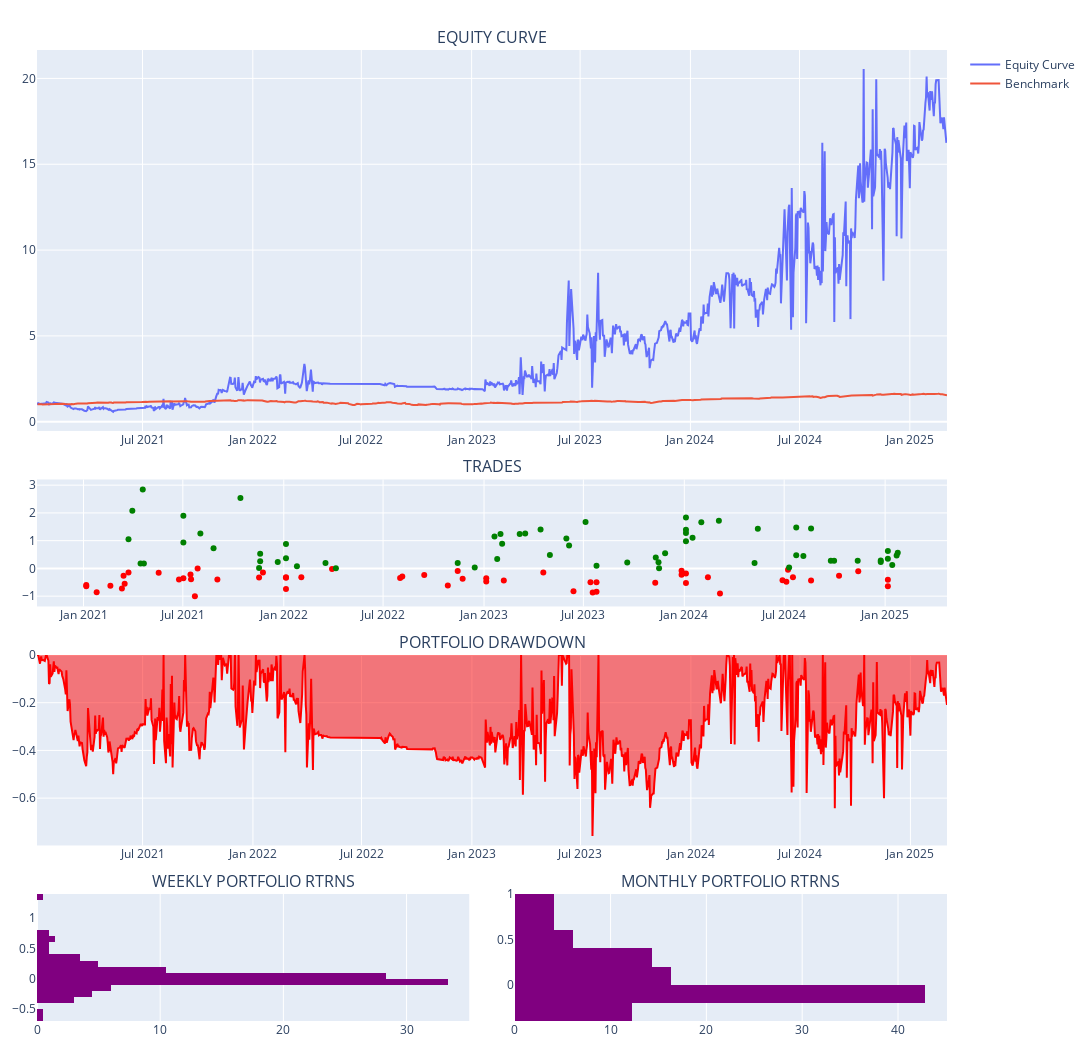

Write notebook code for a chart like this one.
### Code cell
option_aggregator.plot_portfolio()

### Figure 1 — Plotly figure (JSON) as saved in the notebook; plotly's stock layout.template omitted (floating-point values rounded to 4 significant figures; data arrays with more than 128 entries replaced by an {"elided": "..."} marker saying what was removed)
{"data": [{"name": "Equity Curve", "showlegend": true, "type": "scatter", "x": {"elided": "955 str values"}, "xaxis": "x", "y": {"elided": "955 float values"}, "yaxis": "y"}, {"name": "Benchmark", "showlegend": true, "type": "scatter", "x": {"elided": "1085 str values"}, "xaxis": "x", "y": {"elided": "1085 float values"}, "yaxis": "y"}, {"customdata": [18, 22, 8, 12, 12, 6, 14, 6, 3, 5, 5, 5, 7, 8, 4, 30, 3, 19, 8, 2, 7, 10, 19, 2, 3, 6, 10, 45, 7, 128, 7, 5, 18, 7, 60, 38, 18, 112, 232, 33, 5, 12, 13, 40, 32, 18, 20, 8, 16, 77, 44, 9, 56, 20, 13, 39, 31, 22, 123, 34, 20, 25, 330, 43, 82, 13, 37, 74, 3, 15, 38, 91, 19, 22, 19, 14, 3, 668, 31, 20, 54, 92, 106, 40, 29, 168, 18, 55, 241, 96, 28, 46, 56, 53, 183, 1160, 30, 92, 35, 257, 35, 59, 97, 400, 19, 138, 28, 14, 59, 112, 133, 74, 137, 97, 340, 64], "hovertemplate": "<b>%{text}</b><br><br>Date: %{x}<br>Size: %{customdata}<br>PnL: %{y}<br>", "marker": {"color": ["red", "red", "red", "red", "red", "red", "red", "red", "green", "green", "green", "green", "green", "red", "red", "red", "green", "green", "red", "red", "red", "red", "green", "green", "red", "green", "red", "green", "green", "green", "red", "green", "green", "red", "red", "red", "green", "green", "red", "green", "red", "green", "red", "red", "red", "red", "green", "red", "red", "green", "red", "red", "green", "green", "green", "green", "red", "green", "green", "green", "red", "green", "green", "green", "red", "green", "red", "red", "green", "red", "red", "green", "red", "green", "green", "green", "green", "red", "red", "red", "red", "green", "green", "green", "green", "green", "green", "red", "green", "red", "green", "green", "red", "red", "red", "green", "red", "green", "green", "green", "red", "green", "green", "green", "red", "green", "red", "green", "green", "red", "red", "green", "green", "green", "green", "green"]}, "mode": "markers", "name": "Ticker", "showlegend": false, "text": ["AAPL", "TSLA", "NFLX", "NVDA", "BA", "NVDA", "AAPL", "AAPL", "META", "NVDA", "AMZN", "COST", "SBUX", "AAPL", "AMZN", "AMD", "AAPL", "NVDA", "SBUX", "NFLX", "SBUX", "META", "AMD", "NFLX", "AMZN", "TSLA", "META", "AMD", "AMZN", "NVDA", "COST", "AAPL", "NFLX", "TSLA", "AMD", "AAPL", "COST", "NVDA", "NVDA", "AAPL", "AMZN", "TSLA", "COST", "AAPL", "AAPL", "NFLX", "BA", "NFLX", "COST", "NVDA", "SBUX", "BA", "NVDA", "NFLX", "META", "AMD", "AAPL", "AAPL", "NVDA", "META", "SBUX", "AMZN", "NVDA", "TSLA", "AMD", "COST", "AMZN", "TSLA", "BA", "NFLX", "AAPL", "META", "SBUX", "AMD", "AMZN", "TSLA", "BA", "NVDA", "COST", "BA", "AAPL", "AMD", "META", "COST", "NFLX", "NVDA", "AMZN", "SBUX", "NVDA", "AMD", "AMD", "AAPL", "AMZN", "TSLA", "META", "NVDA", "AMD", "COST", "NFLX", "META", "SBUX", "TSLA", "AAPL", "META", "AMD", "TSLA", "AMZN", "BA", "COST", "AAPL", "AMZN", "BA", "NFLX", "COST", "META", "SBUX"], "type": "scatter", "x": ["2021-01-06T00:00:00", "2021-01-06T00:00:00", "2021-01-25T00:00:00", "2021-02-19T00:00:00", "2021-03-12T00:00:00", "2021-03-15T00:00:00", "2021-03-17T00:00:00", "2021-03-24T00:00:00", "2021-03-24T00:00:00", "2021-03-31T00:00:00", "2021-04-15T00:00:00", "2021-04-19T00:00:00", "2021-04-21T00:00:00", "2021-05-18T00:00:00", "2021-06-24T00:00:00", "2021-07-02T00:00:00", "2021-07-02T00:00:00", "2021-07-02T00:00:00", "2021-07-15T00:00:00", "2021-07-16T00:00:00", "2021-07-23T00:00:00", "2021-07-28T00:00:00", "2021-08-02T00:00:00", "2021-08-26T00:00:00", "2021-09-02T00:00:00", "2021-10-14T00:00:00", "2021-11-17T00:00:00", "2021-11-17T00:00:00", "2021-11-19T00:00:00", "2021-11-19T00:00:00", "2021-11-24T00:00:00", "2021-12-21T00:00:00", "2022-01-05T00:00:00", "2022-01-05T00:00:00", "2022-01-05T00:00:00", "2022-01-05T00:00:00", "2022-01-05T00:00:00", "2022-01-25T00:00:00", "2022-02-02T00:00:00", "2022-03-18T00:00:00", "2022-03-30T00:00:00", "2022-04-06T00:00:00", "2022-08-01T00:00:00", "2022-08-05T00:00:00", "2022-09-14T00:00:00", "2022-10-27T00:00:00", "2022-11-14T00:00:00", "2022-11-14T00:00:00", "2022-11-23T00:00:00", "2022-12-15T00:00:00", "2023-01-05T00:00:00", "2023-01-05T00:00:00", "2023-01-20T00:00:00", "2023-01-25T00:00:00", "2023-01-31T00:00:00", "2023-02-03T00:00:00", "2023-02-06T00:00:00", "2023-03-07T00:00:00", "2023-03-17T00:00:00", "2023-04-14T00:00:00", "2023-04-19T00:00:00", "2023-05-01T00:00:00", "2023-05-31T00:00:00", "2023-06-05T00:00:00", "2023-06-13T00:00:00", "2023-07-05T00:00:00", "2023-07-14T00:00:00", "2023-07-18T00:00:00", "2023-07-25T00:00:00", "2023-07-25T00:00:00", "2023-07-25T00:00:00", "2023-09-19T00:00:00", "2023-11-09T00:00:00", "2023-11-10T00:00:00", "2023-11-15T00:00:00", "2023-11-16T00:00:00", "2023-11-27T00:00:00", "2023-12-27T00:00:00", "2023-12-27T00:00:00", "2024-01-04T00:00:00", "2024-01-04T00:00:00", "2024-01-04T00:00:00", "2024-01-04T00:00:00", "2024-01-04T00:00:00", "2024-01-04T00:00:00", "2024-01-16T00:00:00", "2024-02-01T00:00:00", "2024-02-13T00:00:00", "2024-03-04T00:00:00", "2024-03-06T00:00:00", "2024-05-08T00:00:00", "2024-05-14T00:00:00", "2024-06-28T00:00:00", "2024-07-05T00:00:00", "2024-07-08T00:00:00", "2024-07-10T00:00:00", "2024-07-17T00:00:00", "2024-07-23T00:00:00", "2024-07-23T00:00:00", "2024-08-05T00:00:00", "2024-08-19T00:00:00", "2024-08-19T00:00:00", "2024-09-24T00:00:00", "2024-09-30T00:00:00", "2024-10-09T00:00:00", "2024-11-12T00:00:00", "2024-11-13T00:00:00", "2024-12-24T00:00:00", "2024-12-24T00:00:00", "2025-01-06T00:00:00", "2025-01-06T00:00:00", "2025-01-06T00:00:00", "2025-01-06T00:00:00", "2025-01-14T00:00:00", "2025-01-22T00:00:00", "2025-01-24T00:00:00"], "xaxis": "x2", "y": [-0.6415, -0.5931, -0.8551, -0.6282, -0.7263, -0.2676, -0.5546, -0.1499, 1.047, 2.075, 0.1749, 2.841, 0.1755, -0.1568, -0.3984, -0.3581, 0.937, 1.896, -0.2207, -0.3904, -1.007, -0.002312, 1.254, 0.7225, -0.4004, 2.542, -0.3297, 0.01754, 0.5317, 0.2624, -0.1509, 0.2274, 0.365, -0.34, -0.7409, -0.3179, 0.8819, 0.07936, -0.3149, 0.1966, -0.02448, 0.006448, -0.3443, -0.2905, -0.2404, -0.6116, 0.1913, -0.09573, -0.3731, 0.03656, -0.4725, -0.3567, 1.147, 0.3437, 1.241, 0.886, -0.4342, 1.241, 1.256, 1.402, -0.15, 0.4828, 1.077, 0.8215, -0.8201, 1.673, -0.5018, -0.8643, 0.1005, -0.4957, -0.8391, 0.2166, -0.5133, 0.3907, 0.2182, 0.006761, 0.5501, -0.2251, -0.08482, -0.5217, -0.1822, 0.983, 1.398, 1.28, 1.834, 1.103, 1.66, -0.3219, 1.718, -0.9011, 0.198, 1.431, -0.4258, -0.4811, -0.04892, 0.03102, -0.3147, 0.4752, 1.478, 0.4495, -0.4394, 1.441, 0.2746, 0.2763, -0.2647, 0.2787, -0.1053, 0.2309, 0.2832, -0.4096, -0.6396, 0.3523, 0.6275, 0.1228, 0.4612, 0.5624], "yaxis": "y2"}, {"fill": "tozeroy", "line": {"color": "red"}, "name": "Drawdown", "showlegend": false, "type": "scatter", "x": {"elided": "955 str values"}, "xaxis": "x3", "y": {"elided": "955 float values"}, "yaxis": "y3"}, {"histnorm": "percent", "marker": {"color": "purple"}, "showlegend": false, "type": "histogram", "xaxis": "x4", "y": {"elided": "202 float values"}, "yaxis": "y4"}, {"histnorm": "percent", "marker": {"color": "purple"}, "showlegend": false, "type": "histogram", "xaxis": "x5", "y": [null, -0.1577, -0.2258, 0.1451, -0.08275, 0.1295, -0.03449, 0.4181, -0.2235, 0.2947, 0.9918, -0.1097, 0.1987, -0.01551, 0.08816, -0.1203, -0.0104, 0, -0.0565, -0.01822, 0.00542, -0.05797, -0.005645, 0.08854, -0.08993, 0.5634, -0.05058, 0.2699, 0.2382, 0.9502, -0.3662, -0.2258, -0.1509, 0.3635, 0.2787, -0.02746, 0.3581, -0.04565, -0.1205, -0.01366, 0.7712, -0.2548, -0.04871, 0.254, 0.6755, -0.2551, 0.003528, 0.4116, -0.1004, -0.05961], "yaxis": "y5"}], "layout": {"annotations": [{"font": {"size": 16}, "showarrow": false, "text": "EQUITY CURVE", "x": 0.5, "xanchor": "center", "xref": "paper", "y": 1.0, "yanchor": "bottom", "yref": "paper"}, {"font": {"size": 16}, "showarrow": false, "text": "TRADES", "x": 0.5, "xanchor": "center", "xref": "paper", "y": 0.5577, "yanchor": "bottom", "yref": "paper"}, {"font": {"size": 16}, "showarrow": false, "text": "PORTFOLIO DRAWDOWN", "x": 0.5, "xanchor": "center", "xref": "paper", "y": 0.3769, "yanchor": "bottom", "yref": "paper"}, {"font": {"size": 16}, "showarrow": false, "text": "WEEKLY PORTFOLIO RTRNS", "x": 0.2375, "xanchor": "center", "xref": "paper", "y": 0.1308, "yanchor": "bottom", "yref": "paper"}, {"font": {"size": 16}, "showarrow": false, "text": "MONTHLY PORTFOLIO RTRNS", "x": 0.7625, "xanchor": "center", "xref": "paper", "y": 0.1308, "yanchor": "bottom", "yref": "paper"}], "height": 1050, "hovermode": "x unified", "margin": {"b": 20, "l": 15, "r": 15, "t": 50}, "paper_bgcolor": "WHITE", "width": 1200, "xaxis": {"anchor": "y", "domain": [0, 1]}, "xaxis2": {"anchor": "y2", "domain": [0, 1]}, "xaxis3": {"anchor": "y3", "domain": [0, 1]}, "xaxis4": {"anchor": "y4", "domain": [0, 0.475]}, "xaxis5": {"anchor": "y5", "domain": [0.525, 1]}, "yaxis": {"anchor": "x", "domain": [0.6077, 1.0]}, "yaxis2": {"anchor": "x2", "domain": [0.4269, 0.5577]}, "yaxis3": {"anchor": "x3", "domain": [0.1808, 0.3769]}, "yaxis4": {"anchor": "x4", "domain": [0, 0.1308]}, "yaxis5": {"anchor": "x5", "domain": [0, 0.1308]}}}
